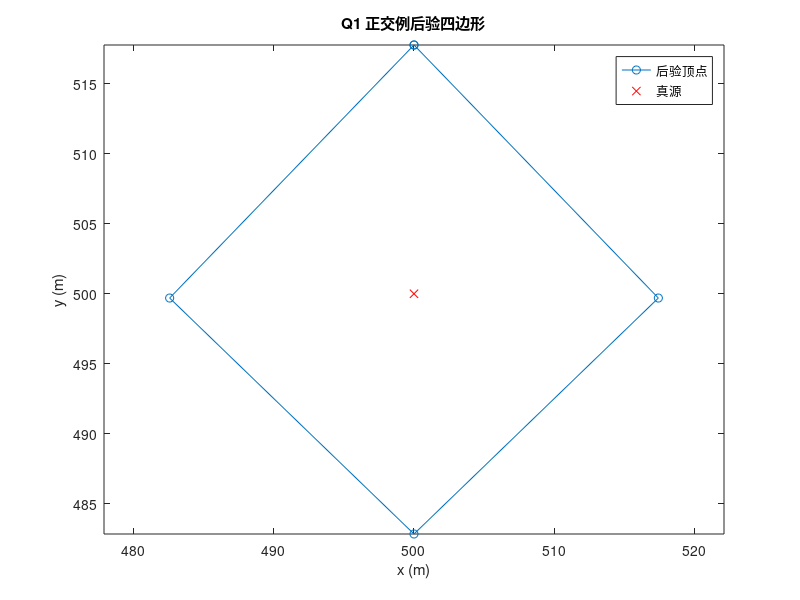

This chart was generated by the following MATLAB code:
f=figure('Name','Fig09 Q1 example','Color','white'); p=[500 517.765156895;482.550251649 499.69541351;500 482.844387404;517.449748351 499.69541351]; plot([p(:,1);p(1,1)],[p(:,2);p(1,2)],'-o'); hold on; plot(500,500,'rx'); axis equal; xlabel('x (m)'); ylabel('y (m)'); title('Q1 正交例后验四边形'); legend('后验顶点','真源');
